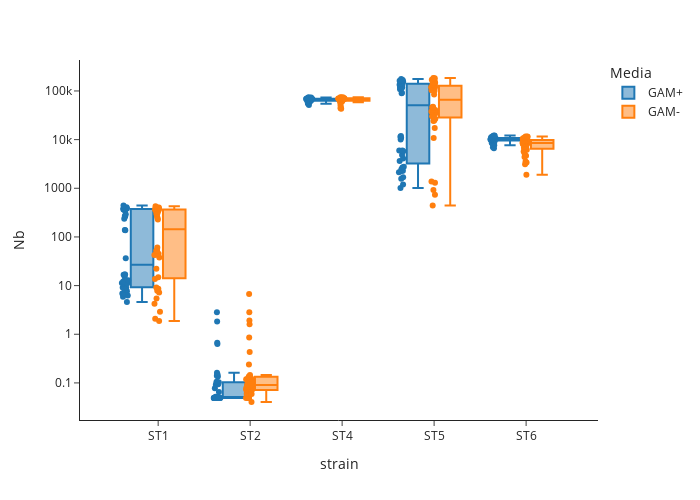

The cell this chart's notebook holds for it:
### Markdown cell above
## GAM media

### Code cell
df_merge = df_merge.sort_values(['strain', 'CmR'],ascending=True)
df_plot = df_merge.loc[(df_merge['Inoculation']=='barcodes')|(df_merge['Inoculation_2']=='barcodes')]
fig = px.box(df_plot,
                x = 'strain', 
                y = 'Nb',
                color = 'Media',
                points = 'all',
                log_y=True,
                template = 'simple_white',
                hover_data=['sample_id'],width = 700,
                height = 500,
                )
fig.show()

def compare_groups_ttest(df, grouping_col, response_col):
    """
    Two-sample t-test for comparing two groups
    """
    groups = df[grouping_col].unique()
    
    if len(groups) == 2:
        group1 = df[df[grouping_col] == groups[0]][response_col].dropna()
        group2 = df[df[grouping_col] == groups[1]][response_col].dropna()
        
        # Perform t-test
        statistic, p_value = stats.ttest_ind(group1, group2)
        
        return {
            'comparison': f'{groups[0]} vs {groups[1]}',
            'statistic': statistic,
            'p_value': p_value,
            'significant': p_value < 0.05
        }
    elif len(groups) > 2:
        # Use ANOVA for >2 groups
        group_data = [df[df[grouping_col] == g][response_col].dropna() for g in groups]
        statistic, p_value = stats.f_oneway(*group_data)
        
        return {
            'comparison': f'{grouping_col} (ANOVA)',
            'statistic': statistic,
            'p_value': p_value,
            'significant': p_value < 0.05
        }

# Example usage:
for strain in df_plot['strain'].unique():
    df_plot = df_plot.sort_values(['CmR'])
    print(strain)
    result = compare_groups_ttest(df_plot[df_plot['strain']==strain], 'Media', 'Nb')
    
    for  entry in result.keys():
        print(entry + ": " + str(result[entry]))

### Figure 1 — Plotly figure (JSON) as saved in the notebook; plotly's stock layout.template omitted (floating-point values rounded to 4 significant figures; data arrays with more than 128 entries replaced by an {"elided": "..."} marker saying what was removed)
{"data": [{"alignmentgroup": "True", "boxpoints": "all", "customdata": {"elided": "200x1 str values"}, "hovertemplate": "Media=GAM+<br>strain=%{x}<br>Nb=%{y}<br>sample_id=%{customdata[0]}<extra></extra>", "legendgroup": "GAM+", "marker": {"color": "#1F77B4"}, "name": "GAM+", "notched": false, "offsetgroup": "GAM+", "orientation": "v", "showlegend": true, "type": "box", "x": {"elided": "200 str values"}, "x0": " ", "xaxis": "x", "y": {"elided": "200 float values"}, "y0": " ", "yaxis": "y"}, {"alignmentgroup": "True", "boxpoints": "all", "customdata": {"elided": "200x1 str values"}, "hovertemplate": "Media=GAM-<br>strain=%{x}<br>Nb=%{y}<br>sample_id=%{customdata[0]}<extra></extra>", "legendgroup": "GAM-", "marker": {"color": "#FF7F0E"}, "name": "GAM-", "notched": false, "offsetgroup": "GAM-", "orientation": "v", "showlegend": true, "type": "box", "x": {"elided": "200 str values"}, "x0": " ", "xaxis": "x", "y": {"elided": "200 float values"}, "y0": " ", "yaxis": "y"}], "layout": {"boxmode": "group", "height": 500, "legend": {"title": {"text": "Media"}, "tracegroupgap": 0}, "margin": {"t": 60}, "width": 700, "xaxis": {"anchor": "y", "domain": [0, 1], "title": {"text": "strain"}}, "yaxis": {"anchor": "x", "domain": [0, 1], "title": {"text": "Nb"}, "type": "log"}}}
